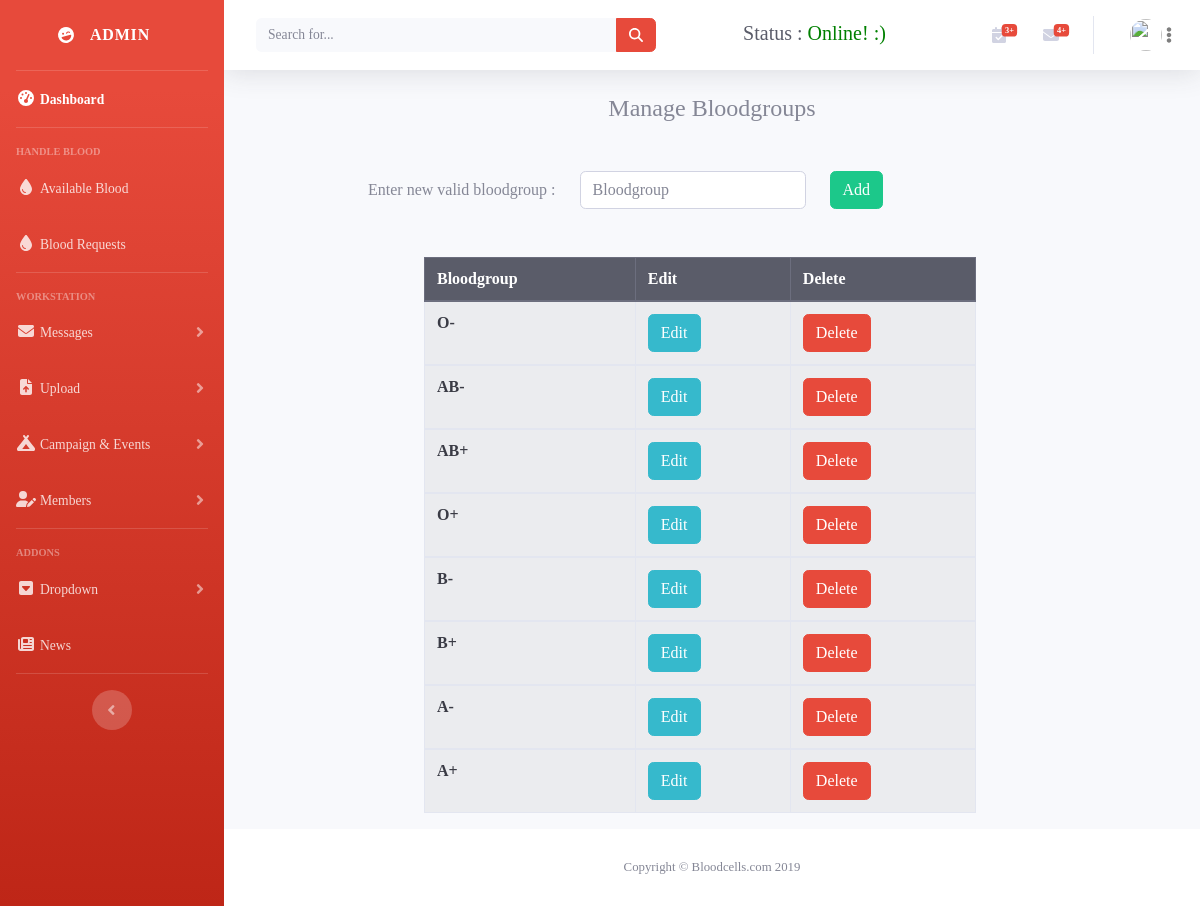
Screenshot of /admin/bloodgroup.php with the database file from the repository.
### tables this page shows
CREATE TABLE `bloodgroup` (
  `id` int(99) NOT NULL,
  `bloodgroup` varchar(40) DEFAULT NULL
);

### admin/bgroup_assets/process.php (called while the page is built, shortened)
<?php
$update = false;
$bloodgroup = '';
?>

### admin/bloodgroup.php (the view, shortened to what this page needs)
<?php include('include/header.php'); ?>
</head>
<body id="page-top">
<?php require_once 'bgroup_assets/process.php'; ?>
<?php include('include/sidebar.php'); ?>
    <div id="content-wrapper" class="d-flex flex-column">
      <div id="content">
<?php
include('include/topbar.php');
?>
<div class="container">
<div class="container justify-content-center">
	<div class="text-center my-4">
		<h4 class="">Manage Bloodgroups</h4>
	</div>
	<form action="bgroup_assets/process.php" name="frmUser" method="POST" class="my-5 mx-5 form-group form-inline" accept-charset="utf-8">
		<div class="ml-5">
			<label class="w-100">Enter new valid bloodgroup :
			<input type="text" name="bloodgroup" class="form-control mx-4" placeholder="Bloodgroup" value="<?php echo $bloodgroup; ?>" autocomplete="off" required>
			<?php if($update == true): ?>
				<button type="submit" name="update" class="btn btn-info">Update</button>
				&nbsp;<a href="./bloodgroup.php" title="" class="text-white text-decoration-none btn btn-danger">Cancel</a>
			<?php else: ?>
			<button type="submit" name="submit" class="btn btn-success">Add</button>
			<?php endif; ?>
		</label>
		</div>
	</form>
</div>
<div class="container w-75">
	<div class="container px-5">
		<div class="row justify-content-center table-responsive">
			<table class="table table-bordered table-hover table-striped">
				<thead class="thead-dark">
					<tr>
						<th scope="col">Bloodgroup</th>
						<th scope="col">Edit</th>
						<th scope="col">Delete</th>
					</tr>
				</thead>
<?php
	$mysqli = new mysqli('localhost','root','','bloodcells') or die(mysqli_error($mysqli));
	$result = $mysqli->query("SELECT * FROM bloodgroup ORDER BY id DESC") or die($mysqli->error);
?>
				<?php while ($row = $result->fetch_assoc()): ?>
				<tbody id="myTable">
					<tr>
						<td class="font-weight-bold text-gray-900"><?php echo $row['bloodgroup']; ?></td>
						<td>
							<a href="bloodgroup.php?edit=<?php echo $row['id']; ?>" class="btn btn-info">Edit</a>
						</td>
						<td>
							<a href="bgroup_assets/process.php?delete=<?php echo $row['id']; ?>" class="btn btn-danger">Delete</a>
						</td>
					</tr>
				</tbody>
				<?php endwhile; ?>
			</table>
		</div>
	</div>
</div>
</div>
<?php
include('include/footer.php');
?>
    </div>
  </div>
</body>
</html>

### admin/message_assets/message.css (style rules this page uses)
* { margin: 0; padding: 0; box-sizing: border-box; font-family: Hind-Medium; }

### rows the page displays
bloodgroup: bloodgroup "O-"
bloodgroup: bloodgroup "AB-"
bloodgroup: bloodgroup "AB+"
bloodgroup: bloodgroup "O+"
bloodgroup: bloodgroup "B-"
bloodgroup: bloodgroup "B+"
bloodgroup: bloodgroup "A-"
bloodgroup: bloodgroup "A+"

### other values shown
$qfourplus "+"
$fourplus "+"
